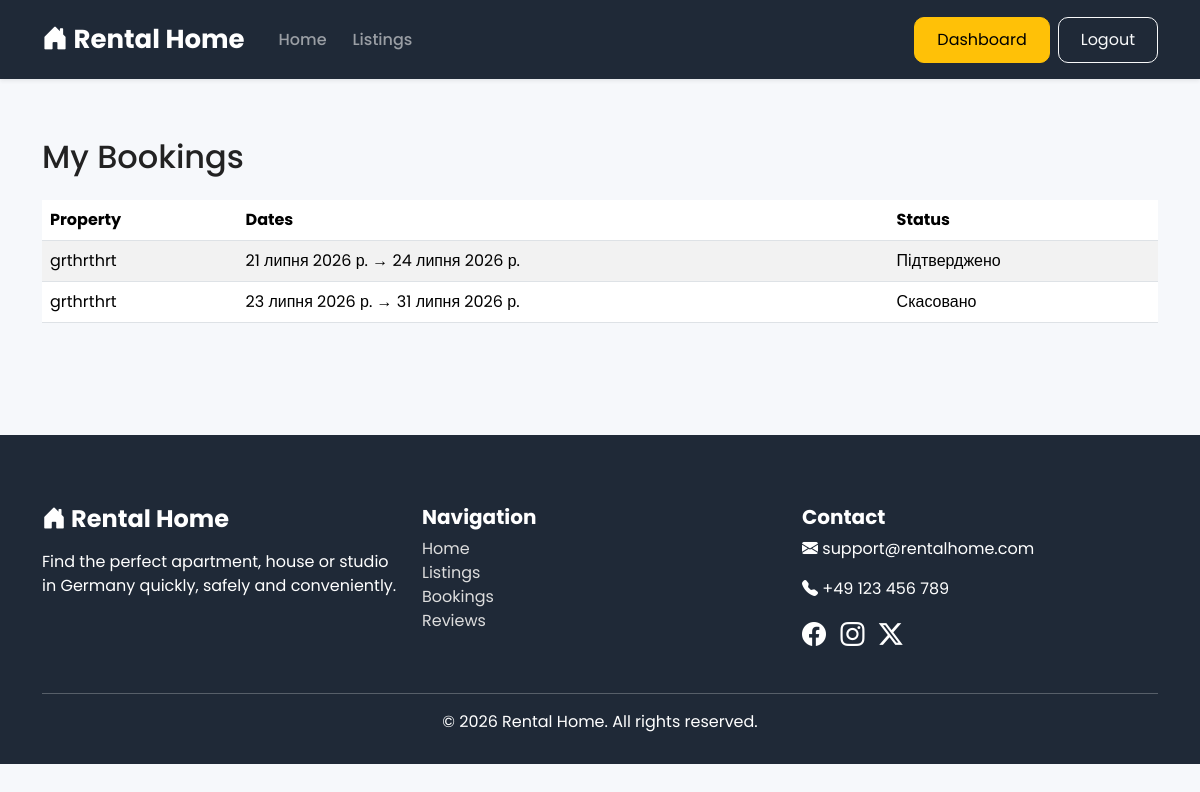
/my-bookings/ (signed in), run on the app's committed database.
### listings/models.py (models this page shows, shortened)
class Booking(models.Model):
    STATUS_CHOICES = [
        ('pending', 'Pending'),
        ('confirmed', 'Підтверджено'),
        ('cancelled', 'Скасовано'),
        ('completed', 'Завершено'),
    ]
    listing = models.ForeignKey(Listing, on_delete=models.CASCADE, related_name='bookings')
    tenant = models.ForeignKey(User, on_delete=models.CASCADE, related_name='bookings')
    start_date = models.DateField()
    end_date = models.DateField()
    status = models.CharField(max_length=20, choices=STATUS_CHOICES, default='pending')
    created_at = models.DateTimeField(auto_now_add=True)

class Listing(models.Model):
    HOUSING_TYPES = [
        ('apartment', 'Квартира'),
        ('house', 'Будинок'),
        ('studio', 'Студія'),
        ('room', 'Кімната'),
    ]
    owner = models.ForeignKey(User, on_delete=models.CASCADE, related_name='listings')
    title = models.CharField(max_length=200)
    description = models.TextField()
    image = models.ImageField(
        upload_to='listings/',
        blank=True,
        null=True,
        default='listings/default.jpg'
    )
    location = models.CharField(max_length=200)
    price = models.DecimalField(max_digits=10, decimal_places=2)
    rooms = models.PositiveIntegerField()
    housing_type = models.CharField(max_length=20, choices=HOUSING_TYPES)
    is_active = models.BooleanField(default=True)
    created_at = models.DateTimeField(auto_now_add=True)
    updated_at = models.DateTimeField(auto_now=True)
    views_count = models.PositiveIntegerField(default=0)

### listings/html_views.py (the view)
# urls.py: path("my-bookings/", my_bookings, name="my_bookings"),
@login_required
def my_bookings(request):
    bookings = Booking.objects.filter(
        tenant=request.user
    ).order_by("-created_at")
    return render(
        request,
        "bookings/my_bookings.html",
        {
            "bookings": bookings
        }
    )

### templates/bookings/my_bookings.html (shortened to what this page needs)
{% extends 'base.html' %}
{% block content %}
<div class="container py-5">
    <h2 class="mb-4">
        My Bookings
    </h2>
    {% if bookings %}
        <table class="table table-striped">
            <thead>
            <tr>
                <th>Property</th>
                <th>Dates</th>
                <th>Status</th>
            </tr>
            </thead>
            <tbody>
            {% for booking in bookings %}
                <tr>
                    <td>
                        {{ booking.listing.title }}
                    </td>
                    <td>
                        {{ booking.start_date }}
                        →
                        {{ booking.end_date }}
                    </td>
                    <td>
                        {{ booking.get_status_display }}
                    </td>
                </tr>
            {% endfor %}
            </tbody>
        </table>
    {% else %}
        <div class="alert alert-info">
            You don't have any bookings yet.
        </div>
    {% endif %}
</div>
{% endblock %}

### static/css/style.css (style rules this page uses)
* { margin:0; padding:0; box-sizing:border-box; }
body { font-family:'Poppins',sans-serif; background:#f6f8fb; color:#222; }

### data on the page
Booking: listing "grthrthrt", start_date "21 липня 2026 р.", end_date "24 липня 2026 р.", status "Підтверджено"
Booking: listing "grthrthrt", start_date "23 липня 2026 р.", end_date "31 липня 2026 р.", status "Скасовано"
